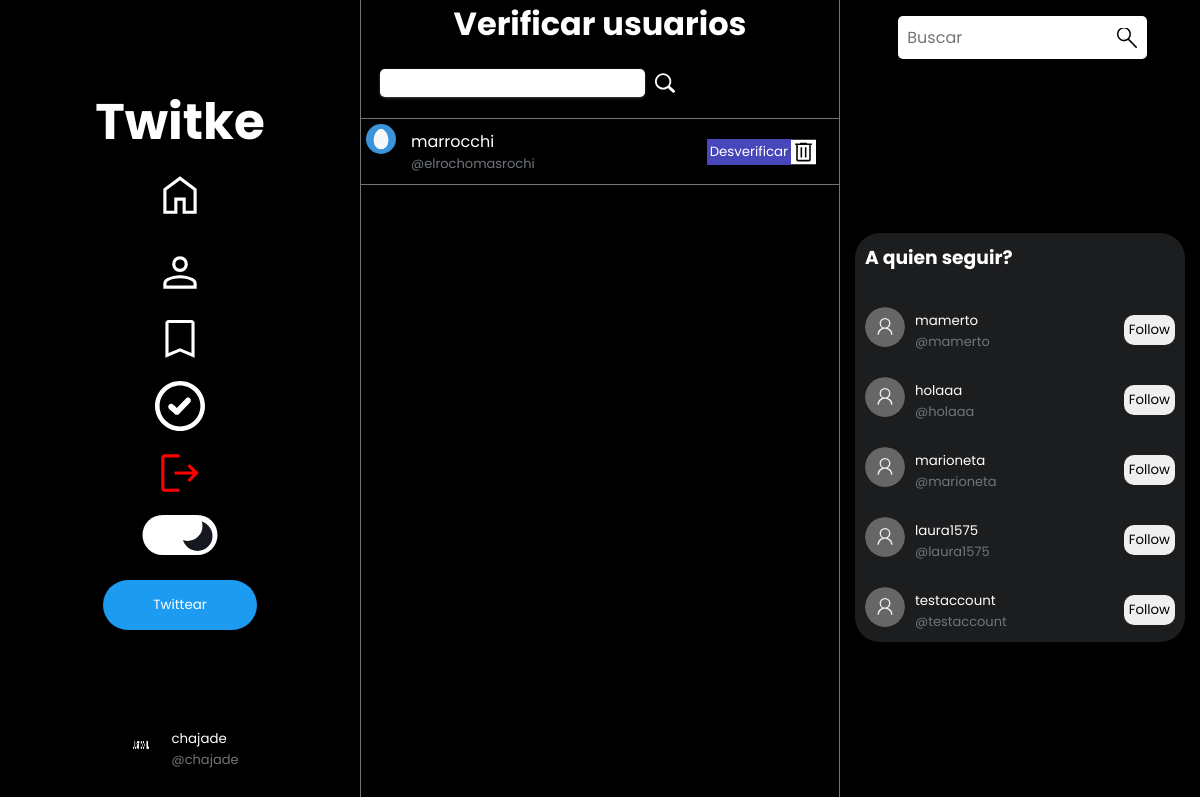
/verificate/ (signed in), run on the app's committed database.
### profiles/models.py (models this page shows, shortened)
class Profiles(models.Model):
    user = models.ForeignKey(User, null=True, on_delete=models.CASCADE )
    username = models.CharField(max_length=30, null=True, default="")
    keeps = models.ManyToManyField(Tweet, related_name='kept_by_profiles', blank=True)
    retweets = models.ManyToManyField(Tweet, related_name='retweets_by_profiles', blank=True)
    biography = models.TextField(max_length=250,  null=True, default="", blank=True)
    profileImage = models.ImageField(null=True, blank=True, upload_to='profileImages')
    profileBanner = models.ImageField(null=True, blank=True, upload_to='profileBanners')
    followers = models.IntegerField(default=0)
    followers_users = models.ManyToManyField('self', symmetrical=False, related_name="followage", blank=True)
    followed_users = models.ManyToManyField('self', symmetrical=False, related_name='following', blank=True)
    like_tweets = models.ManyToManyField(Tweet, related_name='liked', blank=True)
    birthday = models.DateField(null=True)
    webSite = models.CharField(null=True, max_length=100)
    created_at = models.DateTimeField(auto_now_add=True)
    is_verified = models.BooleanField(default=False)
    darkMode = models.BooleanField(default=False)

class verfifyRequests(models.Model):
    profile = models.ForeignKey(Profiles, null=True, on_delete=models.CASCADE)

### tweets/views.py (the view)
# urls.py: path("verificate/", views.verificate, name="verificate"),
@staff_member_required
def verificate(request):
    searchUsers = request.GET.get("searchUsers")
    if searchUsers:
        users = verfifyRequests.objects.filter(profile__username__icontains = searchUsers).all()
    else:
        users = verfifyRequests.objects.all()
    return render(request, 'verificate.html',{
        'users': users
    })

### tweets/context_processors.py (called while the page is built)
def random_users(request):
    random_users = []
    if request.user.is_authenticated:
        if request.user.is_authenticated:
            current_profile = Profiles.objects.get(user__username = request.user.username)
            random_users = Profiles.objects.exclude(id__in=current_profile.followed_users.values_list('id', flat=True)).exclude(id=request.user.id).order_by('?')[:5]
    return {'random': random_users}

def current_profile(request):
    current_profile = None
    darkmode = True
    if request.user.is_authenticated:
        current_profile = Profiles.objects.get(user__username=request.user.username)
    return {'current_profile': current_profile, 'darkMode': darkmode}

### tweets/templates/verificate.html (shortened to what this page needs)
{% extends 'base.html' %}{% load static %}
{% block content %}
<body >
    <link rel="stylesheet" href="{% static 'verificate.css' %}">
    <link rel="stylesheet" href="{% static 'globalFeed.css' %}">
    <div class="users">
        <h1>Verificar usuarios</h1>
        <form action="" class="searchFormVerificate">
            <input type="text" name="searchUsers">
            <button><img src="{% static 'search-icon.svg' %}" alt=""></button>
        </form>
        {% for profile in users %}
            <div class="user">
                <div class="usernameDiv">
                    <img style="width: 20px; height: 20px" src="{{profile.profile.profileImage.url}}" alt="">
                    <div class="username">
                        <p>{{profile.profile.user.username}}</p>
                        <p>@{{profile.profile.username}}</p>
                    </div>
                </div>
                <div class="buttonsVerificate">
                    <form action="{% url 'verificateUser' profile.profile.id %}">
                        {% if profile.profile.is_verified %}
                            <button class="button">Desverificar</button>
                        {% else %}
                            <button class="button">Verificar</button>
                        {% endif%}
                    </form>
                    <form class="form"action="{% url 'deleteVerifyRequest' profile.profile.id %}">
                        <button class="buttonTrash"><img src="{% static 'delete_FILL0_wght400_GRAD0_opsz48.svg' %}"></button>
                    </form>
                </div>
            </div>
        {% endfor %}
    </div>
</body>
{% endblock content %}

### tweets/templates/base.html (shortened to what this page needs)
{% load static %}
<!DOCTYPE html>
<html lang="es">
  <head>
    <link rel="stylesheet" href="{% static 'base.css' %}" />
  </head>
  <body class="{% if current_profile.darkMode %}dark-theme{% endif %}">
    <div class="container">
      <nav class="navbar-1">
          <ul>
            <h1 style="font-size: 50px">Twitke</h1>
            <li><a href="{% url 'globalFeed' %}"><img  class="img-ul" src="{% static 'home_FILL0_wght400_GRAD0_opsz48.svg' %}"></a><li>
            {% if user.is_authenticated %}
            <li><a href="{% url 'myProfile' user.id %}"><img class="img-ul"  src="{% static 'person_FILL0_wght400_GRAD0_opsz48.svg'%}" ></a></li>
            <li><a href="{% url 'keeped' user.id %}"><img class="img-ul"  src="{% static 'bookmark_FILL0_wght400_GRAD0_opsz48.svg' %}"></a></li>
              {% if user.is_staff %}
              <li><a class="verificateNav" href="{% url 'verificate' %}"><img  class="img-ul" src="{% static 'verify-verified-check-icon.svg' %}"></a></li>
              {% endif %}
              <li><a href="{% url 'logout' %}"><img  class="img-ul" src="{% static 'logout_FILL0_wght400_GRAD0_opsz48.svg' %}"></a></li>
              {% else %}
              <li class="signupButton"><a href="{% url 'signup' %}" ><img  class="img-ul" src="{% static 'register-14.svg' %}"></a></li>
              <li class="signinButton"><a href="{% url 'signin' %}"><img  class="img-ul" src="{% static 'login-svgrepo-com.svg' %}"></a></li>
              {% endif %}
              <form action="{% url 'darkMode' %}?next={{ request.path }}" method="POST" id="darkModeForm">
                <div class="containerToggle">
                  <button type="submit" name="" id="toggle" value="" for="submit" onclick="darkMode(event, this)"></button>
                </div>
              </form>
              <li class="twittearButton"><button>Twittear</button></li>
            </ul>
            <div class="current">
              <div class="user_card">
                {% if user.is_authenticated %}
                <div class="username2">
                  {% if current_profile.profileImage %}
                    <img src="{{current_profile.profileImage.url}} " alt="" class="fotito profilePhoto" style="width: 40px; border-radius: 50%; height:40px">
                  {% endif %}
                  <div class="usernameBase">
                    <form action="{% url 'myProfile' current_profile.user.id %}">
                      <button class="usernameTweet" style="color:white"><p>{{current_profile.user.username}}</p></button>
                    </form>
                    <p class="atName">@{{current_profile.user.username}}</p>
                  </div>
                </div>
                {% endif %}
              </div>
            </div>
        </nav>
        <main class="baseMain">
          {% block content %}
          {% endblock %}
        </main>
        <nav class="navbar-2">
          <form action="{% url 'search' %}" class="searchForm">
            <div class="search-container">
              <input type="text" class="searchbar" name="search" placeholder="Buscar">
              <button type="submit" class="search-button">
                <img src="{% static '1093183.svg' %}" alt="">
              </button>
            </div>
          </form>
          <section class="aQuienSeguir">
            <h3 style="color: white;">A quien seguir?</h3>
            {% if random %}
              {% for user in random %}
                <div class="user_card">
                  <div class="username2">
                    <div class="usernameBase">
                      <form action="{% url 'myProfile' user.user.id %}">
                        <button class="usernameTweet" style="color:white"><p>{{user.user.username}}</p></button>
                      </form>
                      <p class="atName">@{{user.user.username}}</p>
                    </div>
                  </div>
                  <form action="{% url 'follow' id=user.user.id %}" id="followForm4" method="POST">
                    <button id="button4"  onclick="follow(event, this)" tweet-id="{{user.user.id}}" type="submit" class="boton"><p>{% if current_profile not in user.followers_users.all %}Follow{% else %}Unfollow{% endif %}</p></button>
                </form>
                </div>
              {% endfor %}
            {% else %}
              <li class="elseSessionLi"><a class="elseSession" href="{% url 'signin' %}">Inicia sesion para ver</a></li>
            {% endif  %}
          </section>
        </nav>
    </div>
  </body>
</html>

### tweets/static/base.css (style rules this page uses)
* { margin: 0; padding: 0; font-family: 'Poppins', sans-serif; }
.container { display: flex; justify-content: center; width: 100%; position: relative; }
.baseMain { height: 100vh; display: flex; width: 40vw; }
.navbar-1, .navbar-2 { width: 30vw; background-color: #0e1720; display: flex; flex-direction: column; justify-content: center; align-items: center; height: 100%; }
.navbar-1 { position: fixed; left: 0; top: 0; z-index: 10; }
.navbar-2 { position: fixed; right: 0; top: 0; z-index: 10; }
ul { display: flex; flex-direction: column; gap: 10px; color: white; align-items: center; justify-content: center; }
ul img { width: 150px; border-radius: 10px; }
ul li { list-style: none; }
ul li a { text-decoration: none; color: white; }
.navbar-2 { justify-content: start; }
.navbar-2 .searchForm { margin: 1em; width: 80%; }
.navbar-2 form input { width: 80%; }
.search-container { display: flex; align-items: center; justify-content: center; }
.searchbar { width: 70%; padding: 9px; border: none; border-radius: 5px; outline: none; font-size: 16px; }
.search-button { background-color: white; color: white; border: none; padding: 8px; border-radius: 5px; margin-left: -35px; cursor: pointer; display: flex; align-items: center; }
.search-button img { width: 20px; background-color: transparent; height: 20px; object-fit: cover; }
.img-ul { width: 50px; }
.verificateNav { background-color: transparent; cursor: pointer; outline: none; border: none; }
.aQuienSeguir { width: 20rem; height: auto; display: flex; flex-direction: column; padding-left: 10px; background-color: rgb(28, 29, 31); margin: auto; border-radius: 25px; gap: 25px; padding-bottom: 10px; }
.aQuienSeguir h3 { align-self: flex-start; padding: 10px 0; }
.user_card { display: flex; align-items: center; justify-content: space-between; width: 100%; }
.usernameBase { display: flex; flex-direction: column; align-items: flex-start; }
.username2 { display: flex; gap: 10px; }
.atName { color: rgb(113, 118, 123, 1); }
.user_card .boton { padding: 5px; border-radius: 10px; margin-right: 10px; cursor: pointer; outline: none; border: none; }
.usernameTweet { background-color: transparent; border: none; margin: 0; padding: 0; }

### tweets/static/verificate.css (style rules this page uses)
.users { display: flex; flex-direction: column; gap: 20px; width: 100%; }
.users h1 { text-align: center; }
.usernameDiv { display: flex; gap: 20px; }
.usernameDiv img { transform: scale(1.5); border-radius: 50%; }
.user { display: flex; padding: 10px; border: 1px solid black; width: 100%; gap: 20px; justify-content: space-between; align-items: center; }
.username { display: flex; flex-direction: column; }
.username p:last-child { font-size: 13px; }
.buttonsVerificate .button { background-color: rgb(71, 71, 187); outline: none; cursor: pointer; border: none; padding: 3px; color: white; }
.buttonsVerificate { display: flex; margin-right: 35px; align-items: center; justify-content: center; }
.buttonTrash { border: none; transform: translateY(3.5px); outline: none; cursor: pointer; background-color: transparent; }
.buttonTrash img { width: 25px; }
.searchFormVerificate input { margin-left: 20px; outline: none; border: none; border-radius: 5px; box-shadow: 0 1px 3px #444; padding: 4px; }
.searchFormVerificate button { height: 30px; background-color: transparent; border: none; padding: 5px; border-radius: 20px; color: white; cursor: pointer; }
.searchFormVerificate img { width: 20px; height: 20px; }
.searchFormVerificate { display: flex; align-items: center; gap: 5px; }
.dark-theme .users { background-color: black; height: 100%; }
.dark-theme .users h1 { color: white; }
.dark-theme .searchForm button { background-color: white; padding: 5px; }
.dark-theme .username { color: white; }
.dark-theme .username p:last-child { color: rgba(113, 118, 123, 1); }
.dark-theme .user { border: 1px solid rgba(113, 118, 123, 1); }
.dark-theme .buttonTrash img { background-color: white; }
.atName { font-size: 13px; }

### tweets/templates/base.html (style rules this page uses)
.current { margin-top: auto; margin-bottom: 20px; padding: 10px; border-radius: 30px; cursor: pointer; transition: .3s ease background-color; }
.navbar-1 { height: 100%; align-items: center; justify-content: center; }
.twittearButton button { padding: 15px 50px; margin-top: 15px; background-color: rgb(29, 155, 240); border-radius: 40px; color: white; border: none; cursor: pointer; outline: none; transition: .5s ease background-color; }
.navbar-1 ul { height: 100%; }

### data on the page
Profiles: profileImage (picture), user.username "chajade"
verfifyRequests: profile.profileImage (picture), profile.user.username "marrocchi", profile.username "elrochomasrochi", shows "Desverificar"
Profiles: user.username "mamerto", shows "Follow"
Profiles: user.username "holaaa", shows "Follow"
Profiles: user.username "marioneta", shows "Follow"
Profiles: user.username "laura1575", shows "Follow"
Profiles: user.username "testaccount", shows "Follow"
